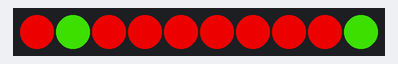
Recording of a sketch running on a simulated Arduino Nano, built with avr-gcc and run on an emulated ATmega328P. On the bench: 10 RGB LEDs in strip order, left to right. Dim RGB values are drawn brighter than linear.

Above: at 0.46 s.
At 2.03 s:
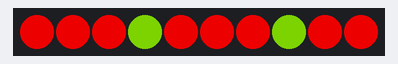
At 9.18 s:
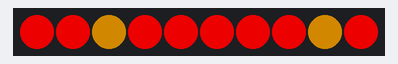
At 19.73 s:
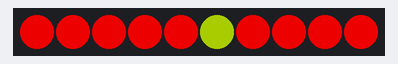
At 29.66 s:
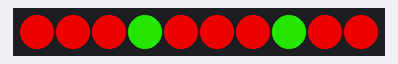
At 39.59 s:
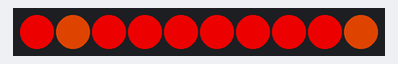

The sketch:

NeopixelFire.ino
```cpp
// Подключаем библиотеку Adafruit NeoPixel.
#include "Adafruit_NeoPixel.h"

// Указываем, какое количество пикселей у нашей ленты.
#define LED_COUNT 10

// Указываем, к какому порту подключен вход ленты DIN.
// 21 = A7 для Nano
// Смотри на плате, что куда припаяно в действительности
#define LED_PIN 19 // 19 = A5

// Создаем переменную strip для управления нашей лентой.
Adafruit_NeoPixel strip = Adafruit_NeoPixel(LED_COUNT, LED_PIN, NEO_GRB + NEO_KHZ800);

// начало пробега по диодам
int iStart = 0;
// направление пробега
int iDirect = 1;
bool colorDirect = true;
// задержка главного цикла (loop())
int delayMs = 30;
// момент последнего срабатывания программы
unsigned long previosMs = 0;

int color[] = {255, 0, 0};
int colorStep = 20;


void setup()
{
  // Инициализируем ленту.
  strip.begin();

  // устанавливаем яркость (до 255)
  strip.setBrightness(200);

  randomSeed(analogRead(0));
}

void loop()
{
  // время исполнения текущей итерации loop()
  unsigned long currentMs = millis();

  // вместо delay()
  if (delayMs < (currentMs - previosMs)) {
    previosMs = currentMs;

    runningLigth();
  }
}

void runningLigth() {
  if (LED_COUNT == iStart) {
    iDirect = 0;
  }
  if (0 == iStart) {
    iDirect = 1;
  }

  bool oldColorDirect = colorDirect;

  if (255 <= color[0]) {
    colorDirect = false;
  }
  if (0 >= color[0]) {
    colorDirect = true;
  }

  if (colorDirect) {
    color[0] = color[0] + colorStep;
    color[1] = color[1] - colorStep;
  } else {
    color[0] = color[0] - colorStep;
    color[1] = color[1] + colorStep;
  }

  if ((oldColorDirect != colorDirect) && !colorDirect) {
    if (1 == iDirect) {
      iStart++;
    } else {
      iStart--;
    }
  }

  // Перебираем все светодиоды.
  for (int i = 0; i < LED_COUNT; i++)
  {
    if (i == iStart || i == (LED_COUNT - iStart)) {
    //if (i == iStart) {
      // бегущий диод
      strip.setPixelColor(i, strip.Color(toColorInt(color[0]), toColorInt(color[1]), 0));
    } else {
      // остальные, фоновые диоды
      strip.setPixelColor(i, strip.Color(250, 0, 0));
    }
  }

  // Передаем цвета ленте.
  strip.show();
}

int toColorInt(int num) {
  if (255 < num) {
    num = 255;
  }

  if (num < 0) {
    num = 0;
  }

  return num;
}
```
